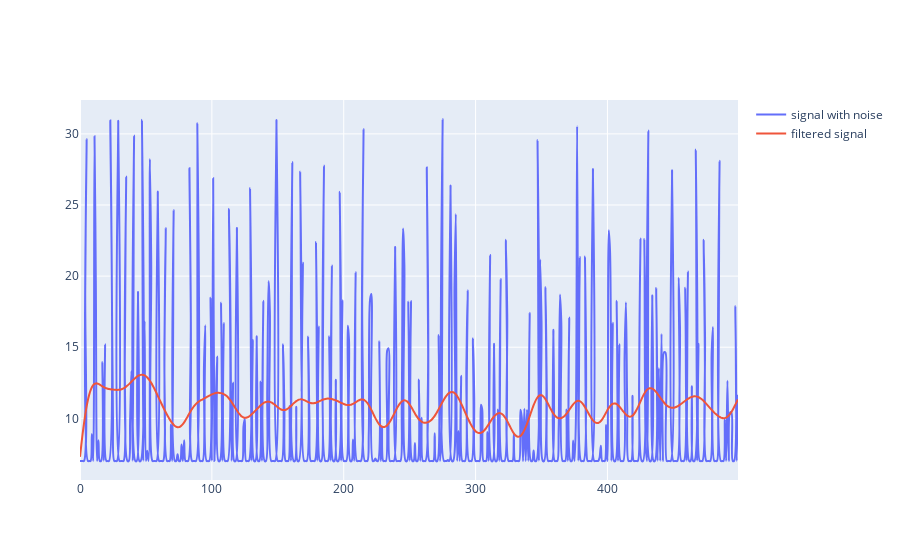

This figure's notebook cell:
### Code cell
import numpy as np
from scipy.signal import butter,filtfilt
import plotly.graph_objects as go

# Filter requirements.
T = 5.0         # Sample Period
fs = 60.0       # sample rate, Hz
cutoff = 2      # desired cutoff frequency of the filter, Hz ,      slightly higher than actual 1.2 Hz
nyq = 0.5 * fs  # Nyquist Frequency
order = 3       # sin wave can be approx represented as quadratic
n = int(T * fs) # total number of samples

# t = np.linspace(0,T,n)
# # sin wave
# sig = np.sin(1.2*2*np.pi*t)
# # Lets add some noise
# noise = 1.5*np.cos(9*2*np.pi*t) + 0.5*np.sin(12.0*2*np.pi*t)
# data = sig + noise
data = np.loadtxt('a.txt')

def butter_lowpass_filter(data, cutoff, fs, order):
    normal_cutoff = cutoff / nyq
    # Get the filter coefficients 
    b, a = butter(order, normal_cutoff, btype='low', analog=False)
    y = filtfilt(b, a, data)
    return y

# Filter the data, and plot both the original and filtered signals.
y = butter_lowpass_filter(data, cutoff, fs, order)
fig = go.Figure()
fig.add_trace(go.Scatter(
            y = data,
            line =  dict(shape =  'spline' ),
            name = 'signal with noise'
            ))
fig.add_trace(go.Scatter(
            y = y,
            line =  dict(shape =  'spline' ),
            name = 'filtered signal'
            ))
fig.show()

### Figure 1 — Plotly figure (JSON) as saved in the notebook; plotly's stock layout.template omitted (floating-point values rounded to 4 significant figures; data arrays with more than 128 entries replaced by an {"elided": "..."} marker saying what was removed)
{"data": [{"line": {"shape": "spline"}, "name": "signal with noise", "type": "scatter", "y": {"elided": "500 float values"}}, {"line": {"shape": "spline"}, "name": "filtered signal", "type": "scatter", "y": {"elided": "500 float values"}}], "layout": {}}
